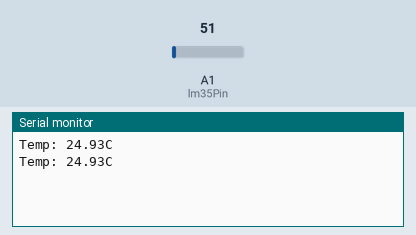
Simulated run of this sketch. Board: Arduino Uno, built with avr-gcc and run on an emulated ATmega328P. On the bench: the last lines printed to the serial monitor. Inputs (shaded band) come from the test bench; at power-on: A1 (lm35Pin) = 51.

Above: at 1.8 s.
1.9 s: A1 (lm35Pin) set to 61
At 2.8 s:
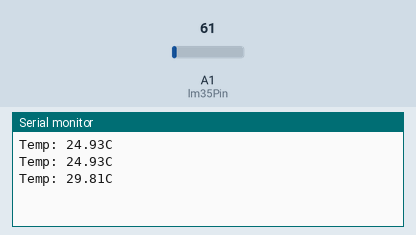
3.4 s: A1 (lm35Pin) set to 71
At 4.4 s:
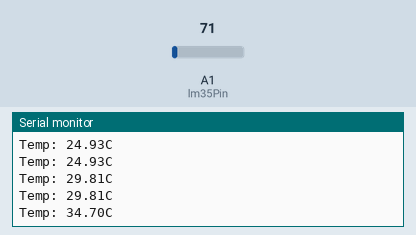
Timing chart, 0 to 6.4 s (numbered marks = the images above; inputs shaded):
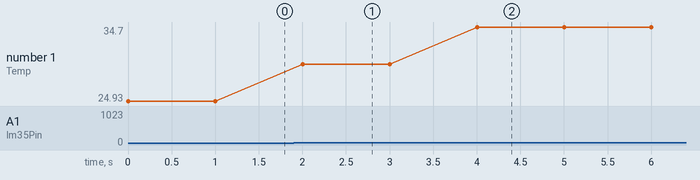

The sketch:

Reading_Temperature.ino
```cpp
/*
 * Tutorial 1: Reading Temperature
 *
 * Read the temperature in celcius over serial.
 *
 *
 * To see this sketch in action open up the serial
 * monitor. Clamp your fingers over the LM35
 * sensor. The temperature will rise and then fall
 * as you remove your fingers.
 *
 * The circuit:
 * - LM35 to 5v, GND, and Vo to analog 0
 *
 */

// the output pin of the LM35 temperature sensor
int lm35Pin = A1;

void setup()
{
    // set up serial at 9600 baud
    Serial.begin(9600);
}

void loop()
{
    int analogValue;
    float temperature;

    // read our temperature sensor
    analogValue = analogRead(lm35Pin);

    // convert the 10bit analog value to celcius
    temperature = float(analogValue) / 1023;
    temperature = temperature * 500;

    // print the temperature over serial
    Serial.print("Temp: ");
    Serial.print(temperature);
    Serial.println("C");

    // wait 1s before reading the temperature again
    delay(1000);
}
```

Measured:
- after the input at 1.9 s, the serial monitor: prints a new line after 0.10 s (image 1)
- after the input at 3.4 s, the serial monitor: prints a new line after 0.60 s (image 2)
- plotted number 1: 24.93 → 29.81 after the input at 1.9 s, 29.81 → 34.7 after the input at 3.4 s
